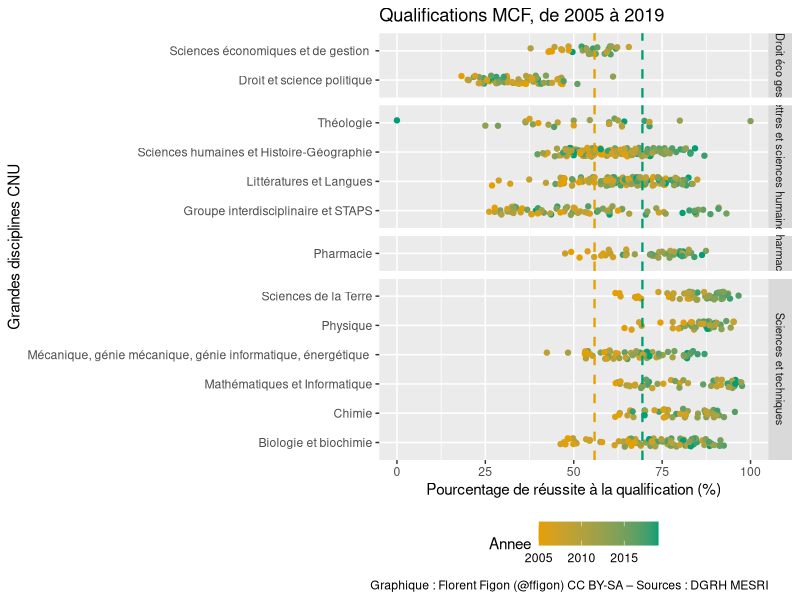
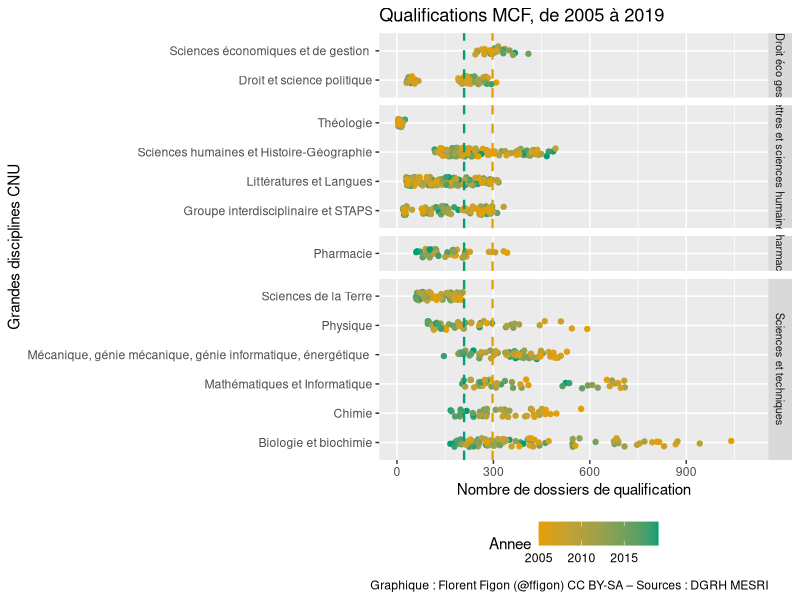
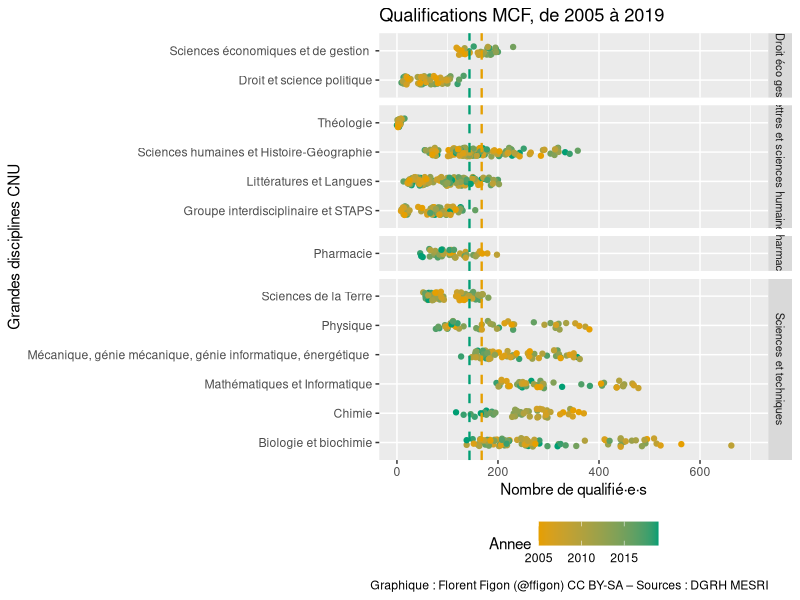

The R source for these figures, in order:
## ---- chunk 1
knitr::opts_chunk$set(echo = TRUE)
## ---- chunk 2
library(ggplot2)
library(ggbeeswarm)
library("gridExtra")
data_CNU = read.table("DB_CNU_QualificationRecrutements_20201123.csv", h=T, sep=";")
## ---- chunk 3
colnames(data_CNU)
## ---- chunk 4
tapply(data_CNU$QualificationQualifies.MCF/data_CNU$QualificationDossiers.MCF, data_CNU$Annee, mean, na.rm=T)
## ---- chunk 5
ggplot(data_CNU, aes(x = (QualificationQualifies.MCF/QualificationDossiers.MCF)*100, y = GroupeCNU, color=Annee)) +
  geom_jitter(width = 0, height = 0.15) +
  geom_vline(xintercept=55.88368, linetype="dashed", color = "#E69F00", size=0.8) + 
  geom_vline(xintercept=69.41814, linetype="dashed", color = "#009E73", size=0.8) +
  xlim(0,100) +
  theme(legend.position="bottom") +
  facet_grid(GrandeDisciplineCNU~., scales="free", space="free") +
  theme(strip.text.y = element_text(size = 8)) +
  scale_color_gradient(low="#E69F00", high="#009E73") +
  labs(title="Qualifications MCF, de 2005 à 2019", y ="Grandes disciplines CNU", x = "Pourcentage de réussite à la qualification (%)") +
  labs(caption = "Graphique : Florent Figon (@ffigon) CC BY-SA – Sources : DGRH MESRI")
## ---- chunk 6
tapply(data_CNU$QualificationDossiers.MCF, data_CNU$Annee, mean, na.rm=T)
## ---- chunk 7
ggplot(data_CNU, aes(x = QualificationDossiers.MCF, y = GroupeCNU, color=Annee)) +
  geom_jitter(width = 0, height = 0.15) +
  geom_vline(xintercept=297.5357, linetype="dashed", color = "#E69F00", size=0.8) + 
  geom_vline(xintercept=208.8947, linetype="dashed", color = "#009E73", size=0.8) +
  xlim(0,1100) +
  theme(legend.position="bottom") +
  facet_grid(GrandeDisciplineCNU~., scales="free", space="free") +
  theme(strip.text.y = element_text(size = 8)) +
  scale_color_gradient(low="#E69F00", high="#009E73") +
  labs(title="Qualifications MCF, de 2005 à 2019", y ="Grandes disciplines CNU", x = "Nombre de dossiers de qualification") +
  labs(caption = "Graphique : Florent Figon (@ffigon) CC BY-SA – Sources : DGRH MESRI")
## ---- chunk 8
tapply(data_CNU$QualificationQualifies.MCF, data_CNU$Annee, mean, na.rm=T)
## ---- chunk 9
ggplot(data_CNU, aes(x = QualificationQualifies.MCF, y = GroupeCNU, color=Annee)) +
  geom_jitter(width = 0, height = 0.15) +
  geom_vline(xintercept=167.7500, linetype="dashed", color = "#E69F00", size=0.8) + 
  geom_vline(xintercept=143.5789, linetype="dashed", color = "#009E73", size=0.8) +
  xlim(0,700) +
  theme(legend.position="bottom") +
  facet_grid(GrandeDisciplineCNU~., scales="free", space="free") +
  theme(strip.text.y = element_text(size = 8)) +
  scale_color_gradient(low="#E69F00", high="#009E73") +
  labs(title="Qualifications MCF, de 2005 à 2019", y ="Grandes disciplines CNU", x = "Nombre de qualifié·e·s") +
  labs(caption = "Graphique : Florent Figon (@ffigon) CC BY-SA – Sources : DGRH MESRI")
